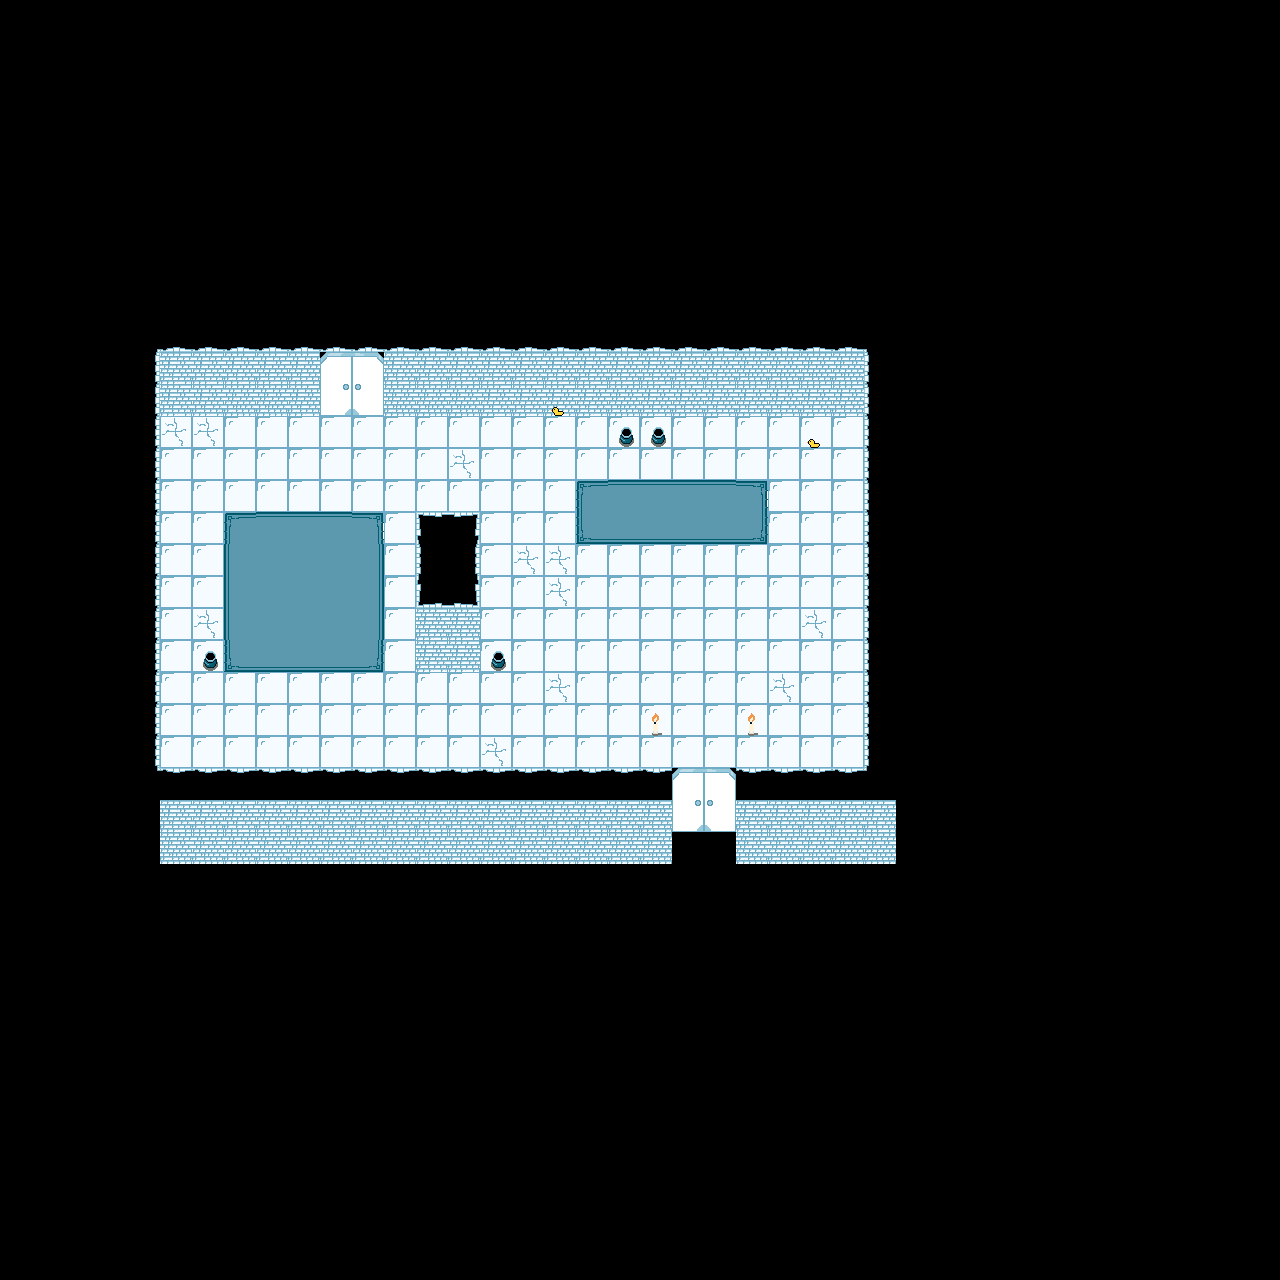

Rendered tile map (Tiled .tmx) drawn with the repository's tilesets; below, a short description and the map source with its tile grids summarised:
An orthogonal 40x40 tile map with 32x32 px tiles, 2 tile layers (Tile Layer 1, Deco) and 12 objects.

<map version="1.10" tiledversion="1.11.2" orientation="orthogonal" renderorder="right-down" width="40" height="40" tilewidth="32" tileheight="32" infinite="0" nextlayerid="6" nextobjectid="18">
 <tileset firstgid="1" source="../FinalRoomTileset.tsx" />
 <layer id="1" name="Tile Layer 1" width="40" height="40">
  <data>[1600 cells, 1600 non-empty, 21 distinct tile ids]</data>
 </layer>
 <layer id="5" name="Deco" width="40" height="40">
  <data>[1600 cells, 45 non-empty, 12 distinct tile ids]</data>
 </layer>
 <objectgroup id="3" name="Collision">
  <properties>
   <property name="Tag" value="Wall" />
  </properties>
  <object id="7" x="384.101" y="352" width="486.565" height="64">
   <properties>
    <property name="Tag" value="Wall" />
   </properties>
  </object>
  <object id="8" x="160" y="768" width="511" height="32">
   <properties>
    <property name="Tag" value="Wall" />
   </properties>
  </object>
  <object id="5" x="128" y="353" width="32" height="416">
   <properties>
    <property name="Tag" value="Wall" />
   </properties>
  </object>
  <object id="6" x="864" y="383" width="32" height="416">
   <properties>
    <property name="Tag" value="Wall" />
   </properties>
  </object>
  <object id="9" x="320" y="352" width="64" height="64">
   <properties>
    <property name="Tag" value="Door" />
   </properties>
  </object>
  <object id="10" x="736" y="768" width="160.25" height="32">
   <properties>
    <property name="Tag" value="Wall" />
   </properties>
  </object>
  <object id="11" x="161.455" y="352" width="156.11" height="64">
   <properties>
    <property name="Tag" value="Wall" />
   </properties>
  </object>
  <object id="12" x="416" y="512" width="64" height="160.058">
   <properties>
    <property name="Tag" value="Wall" />
   </properties>
  </object>
  <object id="13" x="672" y="768" width="64" height="64">
   <properties>
    <property name="Tag" value="Door" />
   </properties>
  </object>
  <object id="15" x="593.333" y="540" width="32" height="32">
   <properties>
    <property name="Enemy" value="PinBaller" />
    <property name="Tag" value="Enemy" />
   </properties>
  </object>
  <object id="16" x="462.667" y="732">
   <properties>
    <property name="Enemy" value="Shielder" />
    <property name="Tag" value="Enemy" />
   </properties>
  </object>
  <object id="17" x="331" y="585" width="32" height="32">
   <properties>
    <property name="Enemy" value="BaseEnemy" />
    <property name="Tag" value="Enemy" />
   </properties>
  </object>
 </objectgroup>
</map>
